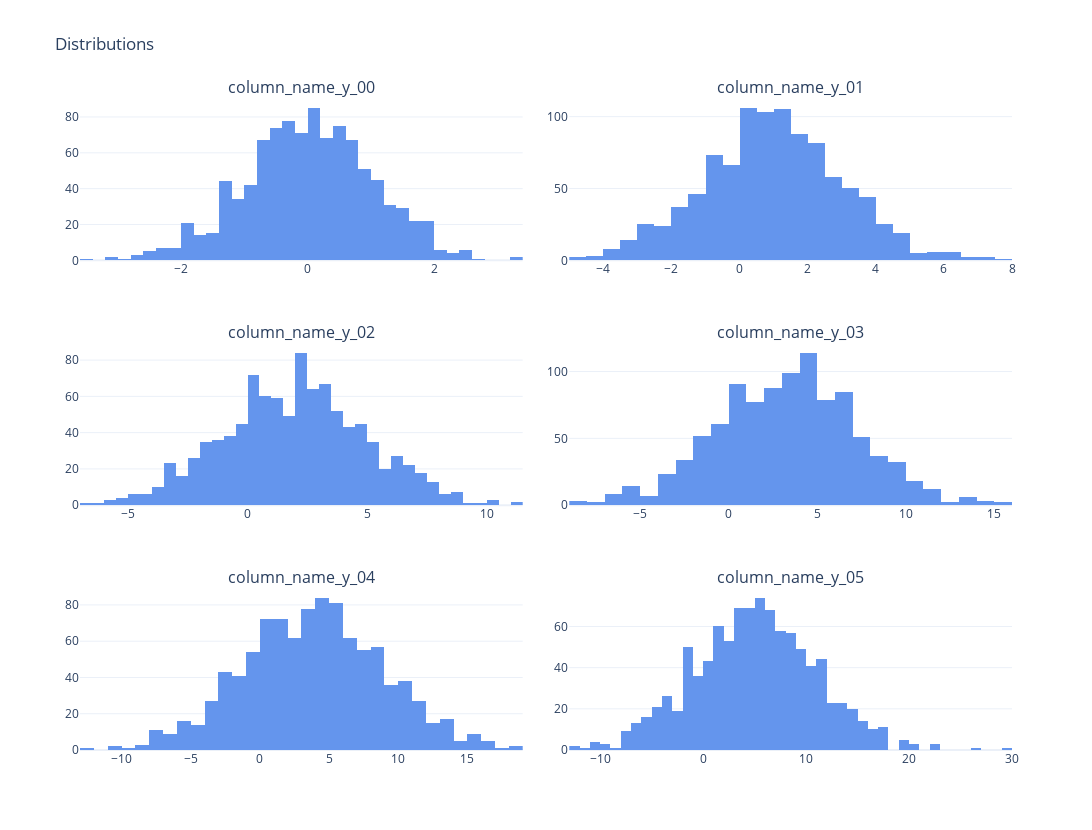

The cell this chart's notebook holds for it:
### Code cell
cols = [
    "column_name_y_00",
    "column_name_y_01",
    "column_name_y_02",
    "column_name_y_03",
    "column_name_y_04",
    "column_name_y_05",
    # "column_name_y_06",
    # "column_name_y_07",
]
n_plots = len(cols)
n_plot_cols = 2
n_plot_rows = math.ceil(n_plots / n_plot_cols)

fig = subplots.make_subplots(
    rows=n_plot_rows,
    cols=n_plot_cols,
    subplot_titles=cols,
    horizontal_spacing=0.05,
    vertical_spacing=0.28 - 0.05 * n_plot_rows,
)
for i, col in enumerate(cols):
    fig.add_trace(
        go.Histogram(
            x=d[col],
            name="",
            nbinsx=None,
            xbins=dict(size=None, start=None, end=None),
            marker=dict(color="cornflowerblue"),
        ),
        row=1 + i // n_plot_cols,
        col=1 + i % n_plot_cols,
    )
    fig.update_xaxes(title_text="", row=1 + i // n_plot_cols, col=1 + i % n_plot_cols)
    fig.update_yaxes(title_text="", row=1 + i // n_plot_cols, col=1 + i % n_plot_cols)
fig.update_traces(hovertemplate="%{x}<br>%{y}")
fig.update_layout(
    template="plotly_white",
    width=1200,
    height=80 + 250 * n_plot_rows,
    title="Distributions",
    legend_title="Legend",
    showlegend=False,
)

### Figure 1 — Plotly figure (JSON) as saved in the notebook; plotly's stock layout.template omitted (floating-point values rounded to 4 significant figures; data arrays with more than 128 entries replaced by an {"elided": "..."} marker saying what was removed)
{"data": [{"hovertemplate": "%{x}<br>%{y}", "marker": {"color": "cornflowerblue"}, "name": "", "type": "histogram", "x": {"elided": "1000 float values"}, "xaxis": "x", "yaxis": "y"}, {"hovertemplate": "%{x}<br>%{y}", "marker": {"color": "cornflowerblue"}, "name": "", "type": "histogram", "x": {"elided": "1000 float values"}, "xaxis": "x2", "yaxis": "y2"}, {"hovertemplate": "%{x}<br>%{y}", "marker": {"color": "cornflowerblue"}, "name": "", "type": "histogram", "x": {"elided": "1000 float values"}, "xaxis": "x3", "yaxis": "y3"}, {"hovertemplate": "%{x}<br>%{y}", "marker": {"color": "cornflowerblue"}, "name": "", "type": "histogram", "x": {"elided": "1000 float values"}, "xaxis": "x4", "yaxis": "y4"}, {"hovertemplate": "%{x}<br>%{y}", "marker": {"color": "cornflowerblue"}, "name": "", "type": "histogram", "x": {"elided": "1000 float values"}, "xaxis": "x5", "yaxis": "y5"}, {"hovertemplate": "%{x}<br>%{y}", "marker": {"color": "cornflowerblue"}, "name": "", "type": "histogram", "x": {"elided": "1000 float values"}, "xaxis": "x6", "yaxis": "y6"}], "layout": {"annotations": [{"font": {"size": 16}, "showarrow": false, "text": "column_name_y_00", "x": 0.2375, "xanchor": "center", "xref": "paper", "y": 1, "yanchor": "bottom", "yref": "paper"}, {"font": {"size": 16}, "showarrow": false, "text": "column_name_y_01", "x": 0.7625, "xanchor": "center", "xref": "paper", "y": 1, "yanchor": "bottom", "yref": "paper"}, {"font": {"size": 16}, "showarrow": false, "text": "column_name_y_02", "x": 0.2375, "xanchor": "center", "xref": "paper", "y": 0.6233, "yanchor": "bottom", "yref": "paper"}, {"font": {"size": 16}, "showarrow": false, "text": "column_name_y_03", "x": 0.7625, "xanchor": "center", "xref": "paper", "y": 0.6233, "yanchor": "bottom", "yref": "paper"}, {"font": {"size": 16}, "showarrow": false, "text": "column_name_y_04", "x": 0.2375, "xanchor": "center", "xref": "paper", "y": 0.2467, "yanchor": "bottom", "yref": "paper"}, {"font": {"size": 16}, "showarrow": false, "text": "column_name_y_05", "x": 0.7625, "xanchor": "center", "xref": "paper", "y": 0.2467, "yanchor": "bottom", "yref": "paper"}], "height": 830, "legend": {"title": {"text": "Legend"}}, "showlegend": false, "title": {"text": "Distributions"}, "width": 1200, "xaxis": {"anchor": "y", "domain": [0, 0.475], "title": {"text": ""}}, "xaxis2": {"anchor": "y2", "domain": [0.525, 1], "title": {"text": ""}}, "xaxis3": {"anchor": "y3", "domain": [0, 0.475], "title": {"text": ""}}, "xaxis4": {"anchor": "y4", "domain": [0.525, 1], "title": {"text": ""}}, "xaxis5": {"anchor": "y5", "domain": [0, 0.475], "title": {"text": ""}}, "xaxis6": {"anchor": "y6", "domain": [0.525, 1], "title": {"text": ""}}, "yaxis": {"anchor": "x", "domain": [0.7533, 1], "title": {"text": ""}}, "yaxis2": {"anchor": "x2", "domain": [0.7533, 1], "title": {"text": ""}}, "yaxis3": {"anchor": "x3", "domain": [0.3767, 0.6233], "title": {"text": ""}}, "yaxis4": {"anchor": "x4", "domain": [0.3767, 0.6233], "title": {"text": ""}}, "yaxis5": {"anchor": "x5", "domain": [0, 0.2467], "title": {"text": ""}}, "yaxis6": {"anchor": "x6", "domain": [0, 0.2467], "title": {"text": ""}}}}
